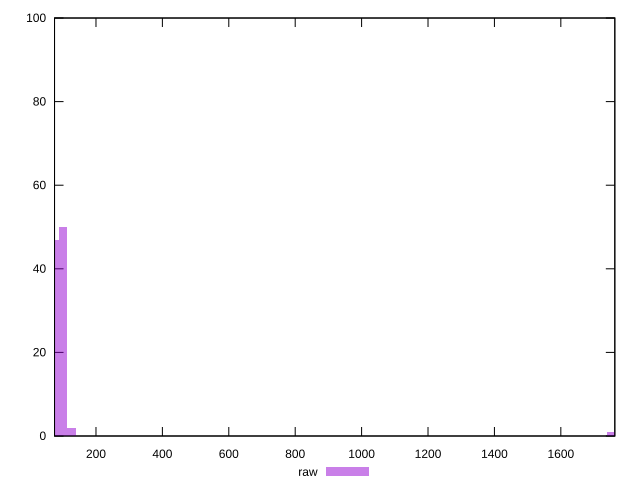

gnuplot code for this plot:
reset

$raw <<EOF
1751.351764983925 1
101.52763854979275 50
76.14572891234457 47
126.90954818724094 2
EOF

set key outside below
set boxwidth 25.38190963744819
set xrange [75.173:1762.618]
set yrange [0:100]
set trange [0:100]
set style fill transparent solid 0.5 noborder
set terminal svg size 640, 490 enhanced background rgb 'white'
set output "reports/report_00031_2021-02-24T23-18-18.084Z/server-response-time/samples/music/raw/histogram.svg"

plot $raw title "raw" with boxes

reset
